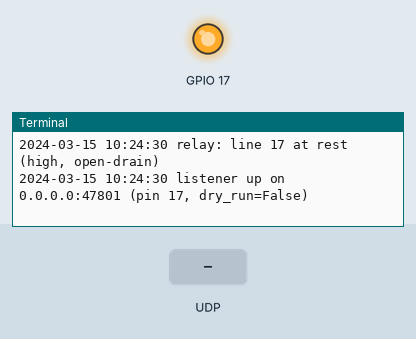
Simulated run of this program. Board: Raspberry Pi (BCM pin numbers). Shown: output pins drawn as LEDs (lit = HIGH), the last lines printed to the terminal. Inputs (shaded band) come from the test bench. The clock reads 2024-03-15 10:24:30 at power-on unless the program sets it; files the program writes start out absent.

Above: at 1.2 s.
1.3 s: UDP packet "AWARD" arrives
At 2.1 s:
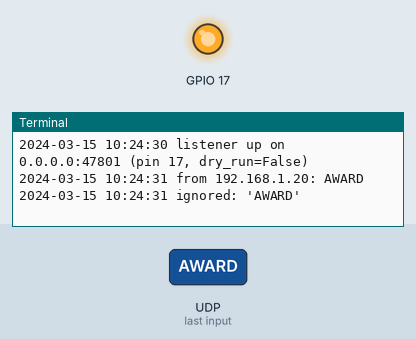
2.8 s: UDP packet "1" arrives
At 3.3 s:
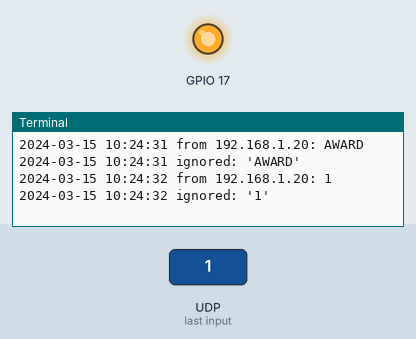
4.3 s: UDP packet "on" arrives
At 5.6 s:
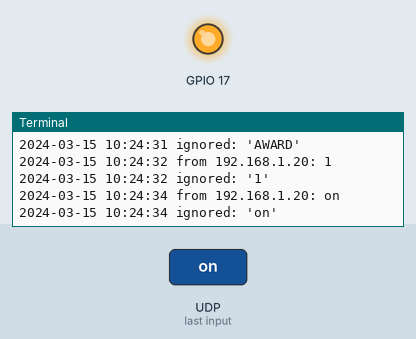

Measured:
- after the input at 1.3 s, the terminal: prints a new line at once (image 1)
- after the input at 2.8 s, the terminal: prints a new line at once (image 2)
- after the input at 4.3 s, the terminal: prints a new line at once (image 3)

The program:

cabinet-award-listener.py
```python
#!/usr/bin/env python3
"""Credit the claw machine with the tries won in SmashFest.

The game runs inside Waydroid and cannot touch the Pi's GPIO, so when a game ends it
sends one UDP line to the host across the Waydroid bridge:

    AWARD <tries> <score>

This listener pulses a relay once per try won - exactly as if that many credits had been
put into the claw machine. It runs as the ordinary pi5 user (who is in the `gpio` group),
so it needs no root and no system service; cabinet-start.sh launches it at boot.

Wiring: relay module IN -> GPIO line 17 (header pin 11), plus 5V and GND. The relay's
normally-open contacts go across the claw's credit input.

Check it without a relay attached:
    ./cabinet-award-listener.py --dry-run
    # then, from another shell:
    echo -n "AWARD 2 2660" | nc -u -w1 127.0.0.1 47801
"""

import argparse
import socket
import sys
import time

try:
    import gpiod
except ImportError:
    gpiod = None

LISTEN_HOST = "0.0.0.0"       # the game reaches us on 192.168.240.1 (waydroid0)
LISTEN_PORT = 47801
LOG_FILE = "/home/pi5/cabinet-award.log"

GPIO_CHIP = "/dev/gpiochip0"   # Pi 5 header = pinctrl-rp1 (confirmed with gpiodetect)
GPIO_PIN = 17                  # line offset; header pin 11

# This cabinet's relay board is ACTIVE LOW: the relay is released when IN sits HIGH and
# engages when IN is pulled to 0V. Confirmed on the machine - holding the line low left the
# relay engaged the whole time. So we hold the line HIGH for as long as this service runs
# and a credit is a short pulse LOW. Use --active-high for a board wired the other way.
ACTIVE_LOW = True

# Open-drain: at rest we let the line go and the board's own pull-up (to whatever VCC it
# runs on) releases the relay; a credit pulls it to 0V. This is what lets the board keep
# its proper 5V supply while the Pi only ever drives 0V - a 3.3V "high" is not high enough
# to release a 5V-referenced input, which is why the relay was stuck on at first.
OPEN_DRAIN = True
PULSE_MS = 500                 # contact closed time for one credit (client asked for 0.5 s)
GAP_SECONDS = 0.7              # gap so the claw counts credits separately
MAX_TRIES = 3                  # never credit more than a game can award


def log(message):
    line = "%s %s" % (time.strftime("%Y-%m-%d %H:%M:%S"), message)
    print(line, flush=True)
    try:
        with open(LOG_FILE, "a") as handle:
            handle.write(line + "\n")
    except OSError:
        pass


class Relay:
    """Holds the relay line at rest and pulses it to credit the claw.

    The line is held for the lifetime of this object: releasing it lets the board's own
    pull-up switch the relay on, which would hand out free credits.
    """

    def __init__(self, dry_run):
        self.dry_run = dry_run
        self.request = None
        self.idle = 0 if not ACTIVE_LOW else 1
        self.active = 1 - self.idle
        if dry_run:
            log("relay: dry-run, no GPIO will be touched")
            return
        if gpiod is None:
            log("relay: python3-gpiod missing - cannot drive the relay")
            return
        try:
            settings = gpiod.LineSettings(
                direction=gpiod.line.Direction.OUTPUT,
                output_value=self._value(self.idle),
            )
            if OPEN_DRAIN:
                settings.drive = gpiod.line.Drive.OPEN_DRAIN
                # No internal bias: any pull-down fights the board's pull-up and leaves IN
                # at an in-between voltage, which keeps the relay engaged (seen on the machine)
                settings.bias = gpiod.line.Bias.DISABLED
            self.request = gpiod.request_lines(
                GPIO_CHIP, consumer="cabinet-award", config={GPIO_PIN: settings},
            )
            log("relay: line %d at rest (%s%s)" % (
                GPIO_PIN, "low" if self.idle == 0 else "high",
                ", open-drain" if OPEN_DRAIN else ""))
        except Exception as error:                      # noqa: BLE001 - report anything
            log("relay: could not claim line %d (%s)" % (GPIO_PIN, error))

    @staticmethod
    def _value(level):
        return gpiod.line.Value.ACTIVE if level else gpiod.line.Value.INACTIVE

    def pulse(self, count):
        """Close the relay `count` times, one pulse per try won."""
        for index in range(count):
            if self.dry_run or self.request is None:
                log("  [dry-run] pulse %d/%d" % (index + 1, count))
            else:
                self.request.set_value(GPIO_PIN, self._value(self.active))
                time.sleep(PULSE_MS / 1000.0)
                self.request.set_value(GPIO_PIN, self._value(self.idle))
                log("  pulse %d/%d sent" % (index + 1, count))
            if index < count - 1:
                time.sleep(GAP_SECONDS)


def handle(message, relay):
    parts = message.split()
    if len(parts) < 2 or parts[0] != "AWARD":
        log("ignored: %r" % message[:80])
        return
    try:
        tries = int(parts[1])
        score = int(parts[2]) if len(parts) > 2 else 0
    except ValueError:
        log("bad numbers in: %r" % message[:80])
        return

    if not 1 <= tries <= MAX_TRIES:
        log("refusing out-of-range award: %d tries" % tries)
        return

    log("award: %d tries (score %d)" % (tries, score))
    relay.pulse(tries)


def main():
    parser = argparse.ArgumentParser()
    parser.add_argument("--dry-run", action="store_true", help="log pulses instead of driving GPIO")
    parser.add_argument("--active-high", action="store_true",
                        help="relay switches when IN is driven to 3.3V (default is active low)")
    parser.add_argument("--push-pull", action="store_true",
                        help="drive both levels instead of open-drain")
    parser.add_argument("--test", type=int, metavar="N",
                        help="fire N pulses now and exit, for checking the wiring")
    args = parser.parse_args()

    global ACTIVE_LOW, OPEN_DRAIN
    if args.active_high:
        ACTIVE_LOW = False
    if args.push_pull:
        OPEN_DRAIN = False

    relay = Relay(args.dry_run)

    if args.test:
        log("wiring test: %d pulse(s), active_low=%s" % (args.test, ACTIVE_LOW))
        relay.pulse(args.test)
        time.sleep(1)
        return 0

    sock = socket.socket(socket.AF_INET, socket.SOCK_DGRAM)
    sock.setsockopt(socket.SOL_SOCKET, socket.SO_REUSEADDR, 1)
    sock.bind((LISTEN_HOST, LISTEN_PORT))
    log("listener up on %s:%d (pin %d, dry_run=%s)" % (LISTEN_HOST, LISTEN_PORT, GPIO_PIN, args.dry_run))

    while True:
        try:
            data, sender = sock.recvfrom(256)
        except KeyboardInterrupt:
            log("listener stopping")
            return 0
        message = data.decode("utf-8", "replace").strip()
        log("from %s: %s" % (sender[0], message))
        handle(message, relay)


if __name__ == "__main__":
    sys.exit(main())
```
